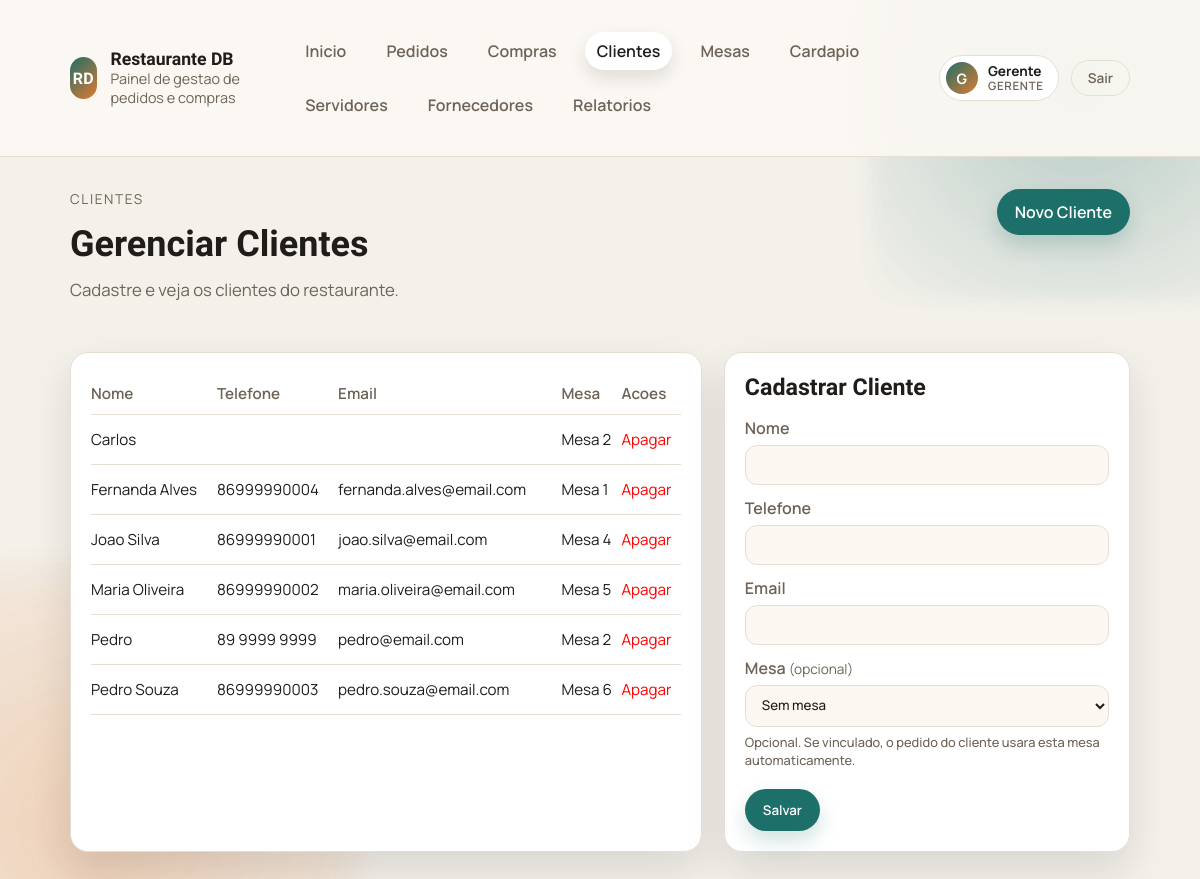
/cliente (signed in), run on an earlier commit of the app's database.
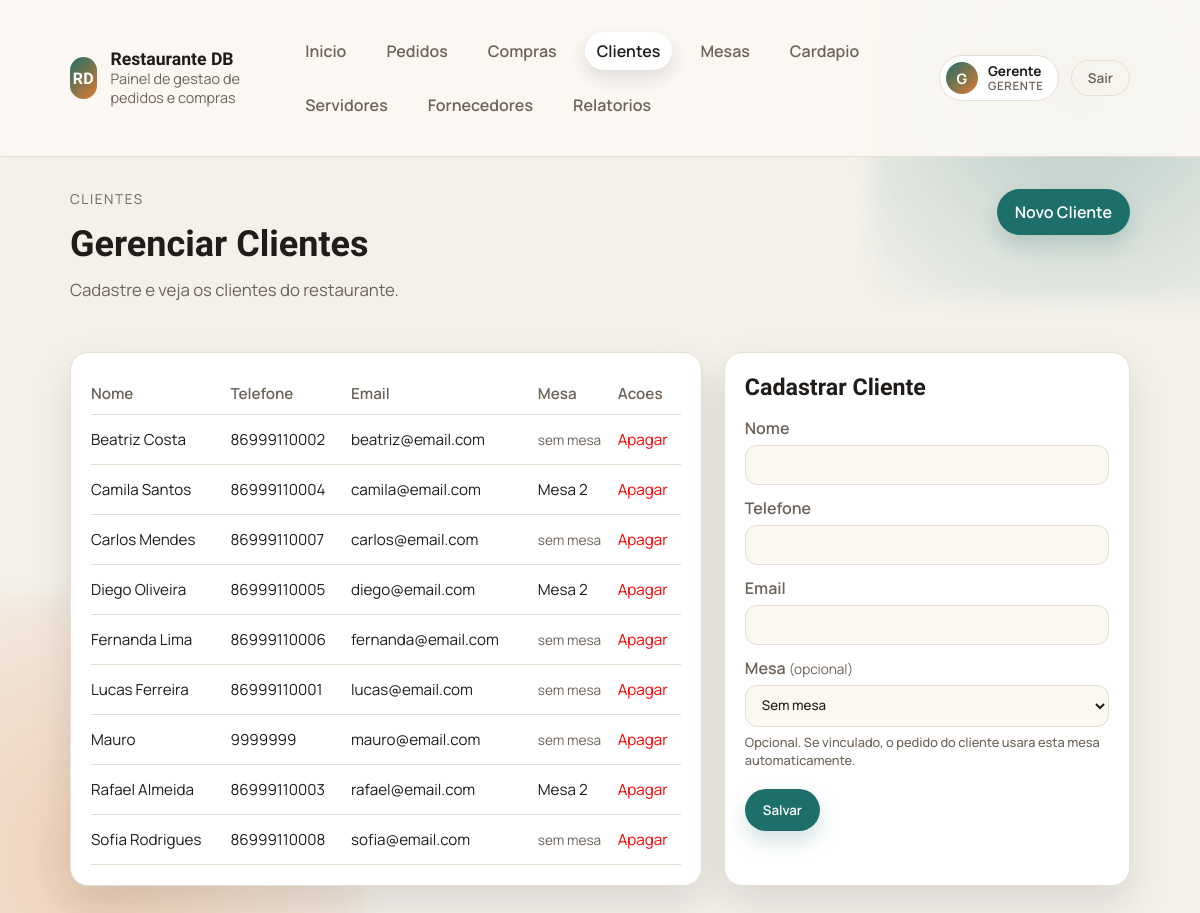
And on a later commit of the database.
### tables this page shows
CREATE TABLE clientes (
    id_cliente INTEGER PRIMARY KEY AUTOINCREMENT,
    nome TEXT NOT NULL,
    telefone TEXT,
    email TEXT,
    data_cadastro TEXT DEFAULT CURRENT_TIMESTAMP
, id_mesa INTEGER REFERENCES mesas(id_mesa) ON DELETE SET NULL);

CREATE TABLE mesas (
    id_mesa INTEGER PRIMARY KEY AUTOINCREMENT,
    numero INTEGER NOT NULL UNIQUE,
    capacidade INTEGER NOT NULL,
    status TEXT NOT NULL DEFAULT 'livre' CHECK (status IN ('livre','ocupada','reservada'))
, id_servidor INTEGER REFERENCES usuarios(id_usuario) ON DELETE SET NULL);

### public/bd/models.php (called while the page is built, shortened)
<?php
$pdo = null;
function db_connect() {
    global $pdo;
    if (!$pdo) {
        $db_path = __DIR__ . '/../../database.sqlite';
        $pdo = get_sqlite_connection($db_path);
    }
    return $pdo;
}
function get_clientes() {
    $pdo = db_connect();
    $stmt = $pdo->query("SELECT c.*, m.numero as mesa_numero
                         FROM clientes c
                         LEFT JOIN mesas m ON c.id_mesa = m.id_mesa
                         ORDER BY c.nome ASC");
    return $stmt->fetchAll();
}

### public/templates/cliente.php (the view, shortened to what the changed rows need)
<?php
require_once __DIR__ . '/../bd/models.php';
$clientes = get_clientes();
?><!doctype html>
<html lang="pt-BR">
<head>
    <link rel="stylesheet" href="/style.css">
</head>
<body>
    <?php $active = '/cliente'; require __DIR__ . '/partials/topbar.php'; ?>
    <main class="container">
        <section class="page-header">
            <div>
                <h1>Gerenciar Clientes</h1>
            </div>
        </section>
        <section class="layout">
            <div class="table-card">
                <table>
                    <thead>
                        <tr>
                            <th>Nome</th>
                            <th>Telefone</th>
                            <th>Email</th>
                            <th>Mesa</th>
                            <th>Acoes</th>
                        </tr>
                    </thead>
                    <tbody>
                        <?php foreach ($clientes as $c): ?>
                        <tr>
                            <td><?= htmlspecialchars((string)$c['nome']) ?></td>
                            <td><?= htmlspecialchars((string)$c['telefone']) ?></td>
                            <td><?= htmlspecialchars((string)$c['email']) ?></td>
                            <td><?= $c['mesa_numero'] !== null ? 'Mesa ' . htmlspecialchars((string)$c['mesa_numero']) : '<span class="cell-sub">sem mesa</span>' ?></td>
                            <td>
                                <form method="POST" action="/" class="inline-form">
                                    <button class="text-link" type="submit" style="color:red" onclick="return confirm('Tem certeza?')">Apagar</button>
                                </form>
                            </td>
                        </tr>
                        <?php endforeach; ?>
                    </tbody>
                </table>
            </div>
            <aside class="form-card" id="form-card">
                <h2>Cadastrar Cliente</h2>
            </aside>
        </section>
    </main>
</body>
</html>

### public/templates/partials/topbar.php (shortened to what the changed rows need)
<?php
$active = $active ?? '';
$links = [
    '/' => 'Inicio',
    '/pedido' => 'Pedidos',
    '/compra' => 'Compras',
    '/cliente' => 'Clientes',
];
if (is_admin()) {
    $links['/mesa'] = 'Mesas';
} else {
    $links['/gerenciar-mesa'] = 'Mesas';
}
$links['/cardapio'] = 'Cardapio';
if (is_admin()) {
    $links['/servidor'] = 'Servidores';
    $links['/fornecedor'] = 'Fornecedores';
    $links['/relatorio'] = 'Relatorios';
}
?>
    <header class="topbar">
        <div class="container topbar-inner">
            <nav class="nav-links">
                <?php foreach ($links as $href => $label): ?>
                <a class="nav-link" href="<?= $href ?>"<?= $href === $active ? ' aria-current="page"' : '' ?>><?= $label ?></a>
                <?php endforeach; ?>
            </nav>
        </div>
    </header>

What changed in the data, as far as the page shows it:
removed clientes: nome "Carlos", id_mesa.numero "2"
removed clientes: nome "Pedro", telefone "89 9999 9999", email "pedro@email.com", id_mesa.numero "2"
added clientes: nome "Beatriz Costa", telefone "86999110002", email "beatriz@email.com", shows "sem mesa"
changed clientes: nome "Maria Oliveira" → "Camila Santos"; telefone "86999990002" → "86999110004"; email "maria.oliveira@email.com" → "camila@email.com"; id_mesa.numero "5" → "2"; moves up the list
added clientes: nome "Carlos Mendes", telefone "86999110007", email "carlos@email.com", shows "sem mesa"
changed clientes: nome "Pedro Souza" → "Diego Oliveira"; telefone "86999990003" → "86999110005"; email "pedro.souza@email.com" → "diego@email.com"; id_mesa.numero "6" → "2"; moves up the list
changed clientes: nome "Fernanda Alves" → "Fernanda Lima"; telefone "86999990004" → "86999110006"; email "fernanda.alves@email.com" → "fernanda@email.com"; id_mesa.numero "1" → (not shown); text "Mesa" → "sem mesa"
added clientes: nome "Lucas Ferreira", telefone "86999110001", email "lucas@email.com", shows "sem mesa"
added clientes: nome "Mauro", telefone "9999999", email "mauro@email.com", shows "sem mesa"
changed clientes: nome "Joao Silva" → "Rafael Almeida"; telefone "86999990001" → "86999110003"; email "joao.silva@email.com" → "rafael@email.com"; id_mesa.numero "4" → "2"
added clientes: nome "Sofia Rodrigues", telefone "86999110008", email "sofia@email.com", shows "sem mesa"
